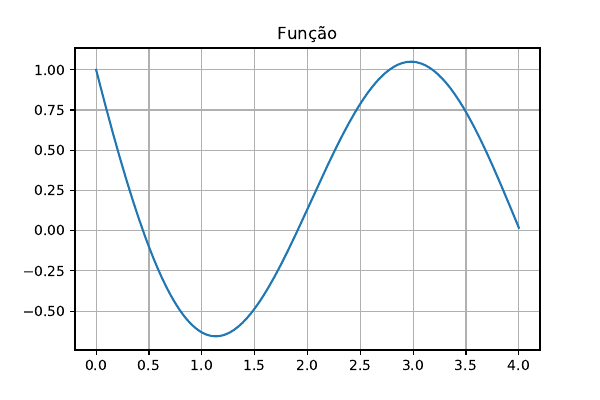

The script that saved this image:
# -*- coding: utf-8 -*-
"""funcao1

Automatically generated by Colaboratory.

Original file is located at
    https://colab.research.google.com/drive/1QDuEoIEzi7dgC4MwNdrgYJa1xh2ssrXm
"""

import matplotlib.pyplot as plt
import numpy as np

print("esse programa faz o gráfico da função f(x) = eˆ(-x) - sin(x*pi/2) ")
def f(x):
  return np.exp(-x) - np.sin(np.pi*x/2)

x = np.linspace(0,4,200)
y = f(x)

plt.plot(x,y)
plt.title("Função")
plt.grid(True)
plt.savefig("funcao1.pdf")
plt.show()